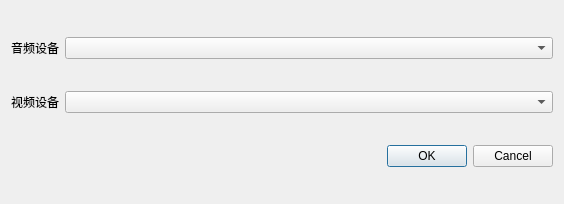
<?xml version="1.0" encoding="UTF-8"?>
<ui version="4.0">
 <class>CollectionSetDialog</class>
 <widget class="QDialog" name="CollectionSetDialog">
  <property name="geometry">
   <rect>
    <x>0</x>
    <y>0</y>
    <width>564</width>
    <height>204</height>
   </rect>
  </property>
  <property name="sizePolicy">
   <sizepolicy hsizetype="Fixed" vsizetype="Fixed">
    <horstretch>0</horstretch>
    <verstretch>0</verstretch>
   </sizepolicy>
  </property>
  <property name="minimumSize">
   <size>
    <width>363</width>
    <height>204</height>
   </size>
  </property>
  <property name="maximumSize">
   <size>
    <width>6666666</width>
    <height>204</height>
   </size>
  </property>
  <property name="windowTitle">
   <string>Dialog</string>
  </property>
  <layout class="QVBoxLayout" name="verticalLayout">
   <item>
    <layout class="QHBoxLayout" name="horizontalLayout" stretch="0,1">
     <item>
      <widget class="QLabel" name="label">
       <property name="sizePolicy">
        <sizepolicy hsizetype="Preferred" vsizetype="Fixed">
         <horstretch>0</horstretch>
         <verstretch>0</verstretch>
        </sizepolicy>
       </property>
       <property name="text">
        <string>音频设备</string>
       </property>
      </widget>
     </item>
     <item>
      <widget class="QComboBox" name="comboBox_audioInput"/>
     </item>
    </layout>
   </item>
   <item>
    <layout class="QHBoxLayout" name="horizontalLayout_2" stretch="0,1">
     <item>
      <widget class="QLabel" name="label_2">
       <property name="sizePolicy">
        <sizepolicy hsizetype="Preferred" vsizetype="Fixed">
         <horstretch>0</horstretch>
         <verstretch>0</verstretch>
        </sizepolicy>
       </property>
       <property name="text">
        <string>视频设备</string>
       </property>
      </widget>
     </item>
     <item>
      <widget class="QComboBox" name="comboBox_camera"/>
     </item>
    </layout>
   </item>
   <item>
    <widget class="QDialogButtonBox" name="buttonBox">
     <property name="orientation">
      <enum>Qt::Horizontal</enum>
     </property>
     <property name="standardButtons">
      <set>QDialogButtonBox::Cancel|QDialogButtonBox::Ok</set>
     </property>
    </widget>
   </item>
  </layout>
 </widget>
 <resources/>
 <connections>
  <connection>
   <sender>buttonBox</sender>
   <signal>accepted()</signal>
   <receiver>CollectionSetDialog</receiver>
   <slot>accept()</slot>
   <hints>
    <hint type="sourcelabel">
     <x>248</x>
     <y>254</y>
    </hint>
    <hint type="destinationlabel">
     <x>157</x>
     <y>274</y>
    </hint>
   </hints>
  </connection>
  <connection>
   <sender>buttonBox</sender>
   <signal>rejected()</signal>
   <receiver>CollectionSetDialog</receiver>
   <slot>reject()</slot>
   <hints>
    <hint type="sourcelabel">
     <x>316</x>
     <y>260</y>
    </hint>
    <hint type="destinationlabel">
     <x>286</x>
     <y>274</y>
    </hint>
   </hints>
  </connection>
 </connections>
</ui>
